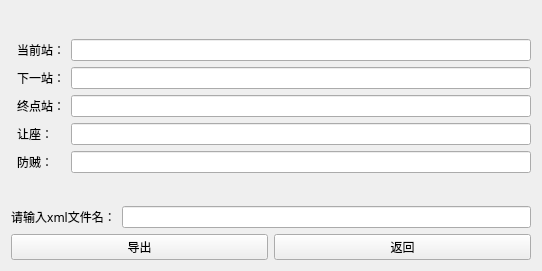
<?xml version="1.0" encoding="UTF-8"?>
<ui version="4.0">
 <class>MyWidget</class>
 <widget class="QWidget" name="MyWidget">
  <property name="geometry">
   <rect>
    <x>0</x>
    <y>0</y>
    <width>542</width>
    <height>271</height>
   </rect>
  </property>
  <property name="windowTitle">
   <string>MyWidget</string>
  </property>
  <layout class="QVBoxLayout" name="verticalLayout_2">
   <item>
    <layout class="QFormLayout" name="formLayout">
     <property name="fieldGrowthPolicy">
      <enum>QFormLayout::AllNonFixedFieldsGrow</enum>
     </property>
     <property name="formAlignment">
      <set>Qt::AlignCenter</set>
     </property>
     <property name="leftMargin">
      <number>6</number>
     </property>
     <property name="topMargin">
      <number>0</number>
     </property>
     <item row="0" column="0">
      <widget class="QLabel" name="Label">
       <property name="text">
        <string>当前站：</string>
       </property>
      </widget>
     </item>
     <item row="0" column="1">
      <widget class="QLineEdit" name="LineEdit"/>
     </item>
     <item row="2" column="0">
      <widget class="QLabel" name="Label_2">
       <property name="text">
        <string>下一站：</string>
       </property>
      </widget>
     </item>
     <item row="2" column="1">
      <widget class="QLineEdit" name="LineEdit_2"/>
     </item>
     <item row="3" column="0">
      <widget class="QLabel" name="Label_3">
       <property name="text">
        <string>终点站：</string>
       </property>
      </widget>
     </item>
     <item row="3" column="1">
      <widget class="QLineEdit" name="LineEdit_3"/>
     </item>
     <item row="4" column="0">
      <widget class="QLabel" name="Label_4">
       <property name="text">
        <string>让座：</string>
       </property>
      </widget>
     </item>
     <item row="4" column="1">
      <widget class="QLineEdit" name="LineEdit_4"/>
     </item>
     <item row="5" column="0">
      <widget class="QLabel" name="Label_5">
       <property name="text">
        <string>防贼：</string>
       </property>
      </widget>
     </item>
     <item row="5" column="1">
      <widget class="QLineEdit" name="LineEdit_5"/>
     </item>
    </layout>
   </item>
   <item>
    <layout class="QVBoxLayout" name="verticalLayout">
     <item>
      <layout class="QHBoxLayout" name="horizontalLayout_2">
       <item>
        <widget class="QLabel" name="label">
         <property name="enabled">
          <bool>true</bool>
         </property>
         <property name="font">
          <font>
           <family>Algerian</family>
          </font>
         </property>
         <property name="layoutDirection">
          <enum>Qt::LeftToRight</enum>
         </property>
         <property name="inputMethodHints">
          <set>Qt::ImhNone</set>
         </property>
         <property name="text">
          <string>请输入xml文件名：</string>
         </property>
         <property name="alignment">
          <set>Qt::AlignCenter</set>
         </property>
         <property name="wordWrap">
          <bool>false</bool>
         </property>
         <property name="openExternalLinks">
          <bool>false</bool>
         </property>
        </widget>
       </item>
       <item>
        <widget class="QLineEdit" name="lineEdit"/>
       </item>
      </layout>
     </item>
     <item>
      <layout class="QHBoxLayout" name="horizontalLayout">
       <item>
        <widget class="QPushButton" name="pushButton_2">
         <property name="text">
          <string>导出</string>
         </property>
        </widget>
       </item>
       <item>
        <widget class="QPushButton" name="pushButton">
         <property name="text">
          <string>返回</string>
         </property>
        </widget>
       </item>
      </layout>
     </item>
    </layout>
   </item>
  </layout>
 </widget>
 <layoutdefault spacing="6" margin="11"/>
 <resources/>
 <connections/>
</ui>
